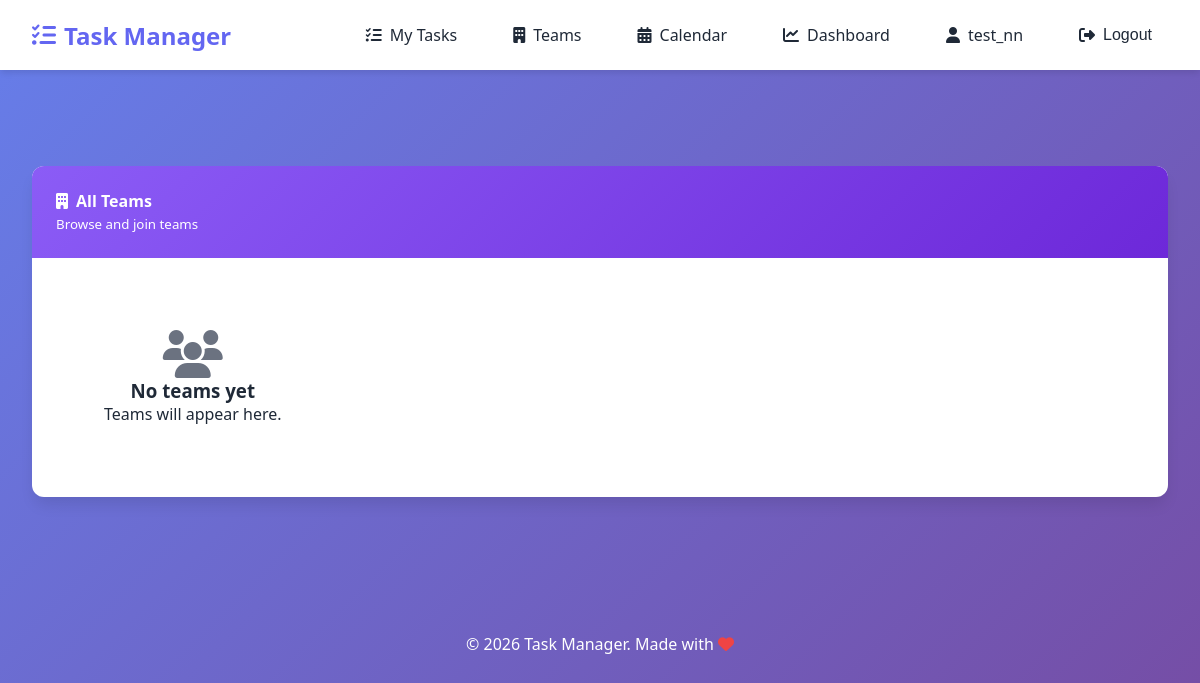
The app's page /teams/ (signed in), older data.
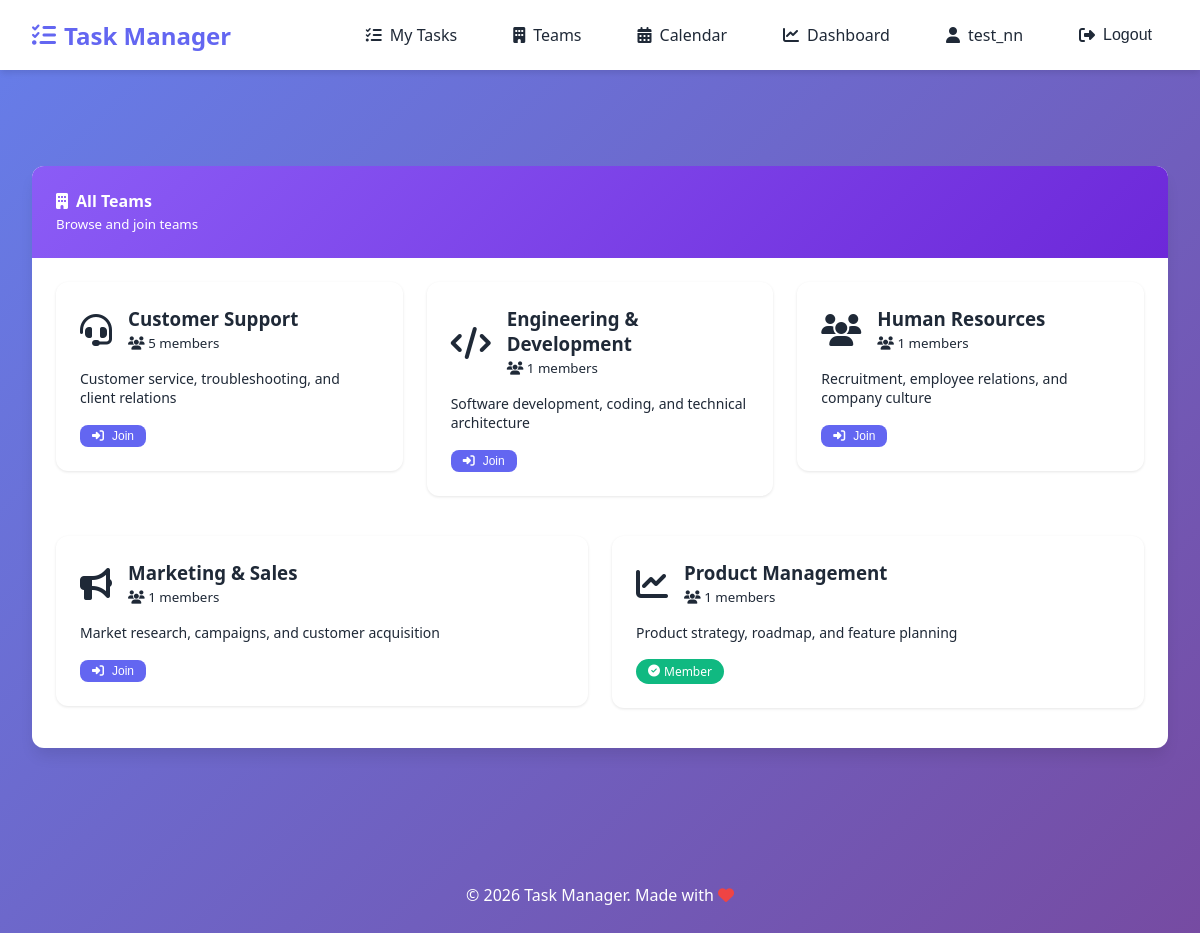
The same page, newer data.
### tasks/models.py (models this page shows, shortened)
class Team(models.Model):
    name = models.CharField(max_length=100, unique=True)
    description = models.TextField(blank=True)
    members = models.ManyToManyField(User, related_name='teams', blank=True)
    created_at = models.DateTimeField(auto_now_add=True)
    icon = models.CharField(max_length=50, default='fas fa-users')
    def member_count(self):
        return self.members.count()
    class Meta:
        ordering = ['name']

### tasks/views.py (the view)
# urls.py: path('teams/', views.team_list, name='team_list'),
@login_required
def team_list(request):
    teams = Team.objects.all()
    user_teams = request.user.teams.all()
    return render(request, 'tasks/team_list.html', {
        'teams': teams,
        'user_teams': user_teams,
    })

### templates/tasks/team_list.html (shortened to what this page needs)
{% extends 'base.html' %}
{% load static %}
{% block content %}
<div class="card">
    <div class="card-header" style="background: linear-gradient(135deg, #8b5cf6, #6d28d9); color: white;">
        <h4><i class="fas fa-building"></i> All Teams</h4>
        <small>Browse and join teams</small>
    </div>
    <div class="card-body">
        <div class="row">
            {% for team in teams %}
                <div class="col-md-4">
                    <div class="team-card" style="background: white; border-radius: 12px; padding: 1.5rem; margin-bottom: 1rem; box-shadow: 0 1px 3px rgba(0,0,0,0.1); transition: all 0.3s ease;">
                        <div style="display: flex; align-items: center; margin-bottom: 1rem;">
                            <div style="font-size: 2rem; margin-right: 1rem;">
                                <i class="{{ team.icon }}"></i>
                            </div>
                            <div>
                                <h3 style="margin: 0;">
                                    <a href="{% url 'tasks:team_detail' team.pk %}" style="color: var(--dark); text-decoration: none;">
                                        {{ team.name }}
                                    </a>
                                </h3>
                                <small class="text-muted">
                                    <i class="fas fa-users"></i> {{ team.member_count }} members
                                </small>
                            </div>
                        </div>
                        <p class="text-muted" style="font-size: 0.875rem;">{{ team.description|truncatewords:20 }}</p>
                        <div style="margin-top: 1rem;">
                            {% if user in team.members.all %}
                                <span class="badge" style="background: #10b981; color: white;">
                                    <i class="fas fa-check-circle"></i> Member
                                </span>
                            {% else %}
                                <form method="post" action="{% url 'accounts:profile' user.id %}">
                                    <button type="submit" name="add_team" class="btn btn-sm btn-primary">
                                        <i class="fas fa-sign-in-alt"></i> Join
                                    </button>
                                </form>
                            {% endif %}
                        </div>
                    </div>
                </div>
            {% empty %}
                <div class="col-12">
                    <div class="text-center" style="padding: 3rem;">
                        <i class="fas fa-users" style="font-size: 3rem; color: var(--gray);"></i>
                        <h3>No teams yet</h3>
                        <p>Teams will appear here.</p>
                    </div>
                </div>
            {% endfor %}
        </div>
    </div>
</div>
{% endblock %}

### templates/base.html (shortened to what this page needs)
{% load static %}
<!DOCTYPE html>
<html lang="en">
<head>
    <link rel="stylesheet" href="https://cdnjs.cloudflare.com/ajax/libs/font-awesome/6.5.1/css/all.min.css">
    <link rel="stylesheet" href="{% static 'css/style.css' %}">
</head>
<body>
    <nav class="navbar">
        <div class="navbar-container">
            <a class="navbar-brand" href="/">
                <i class="fas fa-tasks"></i>
                Task Manager
            </a>
            <div class="navbar-menu">
                {% if user.is_authenticated %}
                    <a class="nav-link" href="{% url 'tasks:my_tasks' %}">
                        <i class="fas fa-list-check"></i>
                        My Tasks
                    </a>
                    <a class="nav-link" href="{% url 'tasks:team_list' %}">
                        <i class="fas fa-building"></i>
                        Teams
                    </a>
                    <a class="nav-link" href="{% url 'tasks:calendar' %}">
                        <i class="fas fa-calendar-alt"></i>
                        Calendar
                    </a>
                    <a class="nav-link" href="{% url 'tasks:dashboard' %}">
                        <i class="fas fa-chart-line"></i>
                        Dashboard
                    </a>
                    <a class="nav-link" href="{% url 'accounts:profile' user.id %}">
                        <i class="fas fa-user"></i>
                        {{ user.username }}
                    </a>
                    <form method="post" action="{% url 'accounts:logout' %}" style="display: inline;">
                        <button type="submit" class="nav-link btn-logout">
                            <i class="fas fa-sign-out-alt"></i>
                            Logout
                        </button>
                    </form>
                {% endif %}
            </div>
        </div>
    </nav>
    <div class="container">
    </div>
    <main class="container">
        {% block content %}
        {% endblock %}
    </main>
    <footer class="footer">
        <p>&copy; 2026 Task Manager. Made with <i class="fas fa-heart" style="color: #ef4444;"></i></p>
    </footer>
</body>
</html>

### static/css/style.css (style rules this page uses)
:root { --primary: #6366f1; --primary-dark: #4f46e5; --primary-light: #818cf8; --secondary: #10b981; --secondary-dark: #059669; --danger: #ef4444; --danger-dark: #dc2626; --warning: #f59e0b; --info: #3b82f6; --dark: #1f2937; --light: #f9fafb; --gray: #6b7280; --gray-light: #e5e7eb; --white: #ffffff; --shadow: 0 4px 6px -1px rgba(0, 0, 0, 0.1); --shadow-lg: 0 10px 15px -3px rgba(0, 0, 0, 0.1); --radius: 12px; --radius-sm: 8px; }
* { margin: 0; padding: 0; box-sizing: border-box; }
body { font-family: 'Segoe UI', Tahoma, Geneva, Verdana, sans-serif; background: linear-gradient(135deg, #667eea 0%, #764ba2 100%); min-height: 100vh; color: var(--dark); }
.navbar { background: var(--white); box-shadow: var(--shadow); padding: 1rem 2rem; position: sticky; top: 0; z-index: 1000; }
.navbar-container { max-width: 1280px; margin: 0 auto; display: flex; justify-content: space-between; align-items: center; flex-wrap: wrap; gap: 1rem; }
.navbar-brand { font-size: 1.5rem; font-weight: bold; color: var(--primary); text-decoration: none; display: flex; align-items: center; gap: 0.5rem; }
.navbar-menu { display: flex; gap: 1.5rem; align-items: center; flex-wrap: wrap; }
.nav-link { color: var(--dark); text-decoration: none; display: flex; align-items: center; gap: 0.5rem; padding: 0.5rem 1rem; border-radius: var(--radius-sm); transition: all 0.3s ease; }
.btn-logout { background: none; border: none; cursor: pointer; font-size: 1rem; }
.container { max-width: 1280px; margin: 0 auto; padding: 2rem; }
.card { background: var(--white); border-radius: var(--radius); box-shadow: var(--shadow-lg); overflow: hidden; margin-bottom: 1.5rem; }
.card-header { padding: 1.5rem; background: linear-gradient(135deg, var(--primary) 0%, var(--primary-dark) 100%); color: var(--white); }
.card-header h4 { margin: 0; display: flex; align-items: center; gap: 0.5rem; }
.card-body { padding: 1.5rem; }
.btn { display: inline-flex; align-items: center; gap: 0.5rem; padding: 0.75rem 1.5rem; border: none; border-radius: var(--radius-sm); font-size: 1rem; font-weight: 500; cursor: pointer; transition: all 0.3s ease; text-decoration: none; }
.btn-primary { background: var(--primary); color: var(--white); }
.row { display: flex; flex-wrap: wrap; gap: 1.5rem; }
.col-md-4 { flex: 1; min-width: 280px; }
.footer { text-align: center; padding: 2rem; color: var(--white); margin-top: 3rem; }
.badge { display: inline-flex; align-items: center; gap: 0.25rem; padding: 0.25rem 0.75rem; border-radius: 9999px; font-size: 0.75rem; font-weight: 500; background: var(--gray-light); color: var(--dark); }
.btn-sm { padding: 0.25rem 0.75rem; font-size: 0.875rem; }

### templates/tasks/team_list.html (style rules this page uses)
.btn-sm { padding: 0.25rem 0.75rem; font-size: 0.75rem; }

Row changes from the older to the newer data that the page shows:
added Team: name "Customer Support", member_count "5", description "Customer service, troubleshooting, and client relations"
added Team: name "Engineering & Development", member_count "1", description "Software development, coding, and technical architecture"
added Team: name "Human Resources", member_count "1", description "Recruitment, employee relations, and company culture"
added Team: name "Marketing & Sales", member_count "1", description "Market research, campaigns, and customer acquisition"
added Team: name "Product Management", member_count "1", description "Product strategy, roadmap, and feature planning", shows "Member"
Text that changed along with them:
text no longer shown: "No teams yet Teams will appear here."
